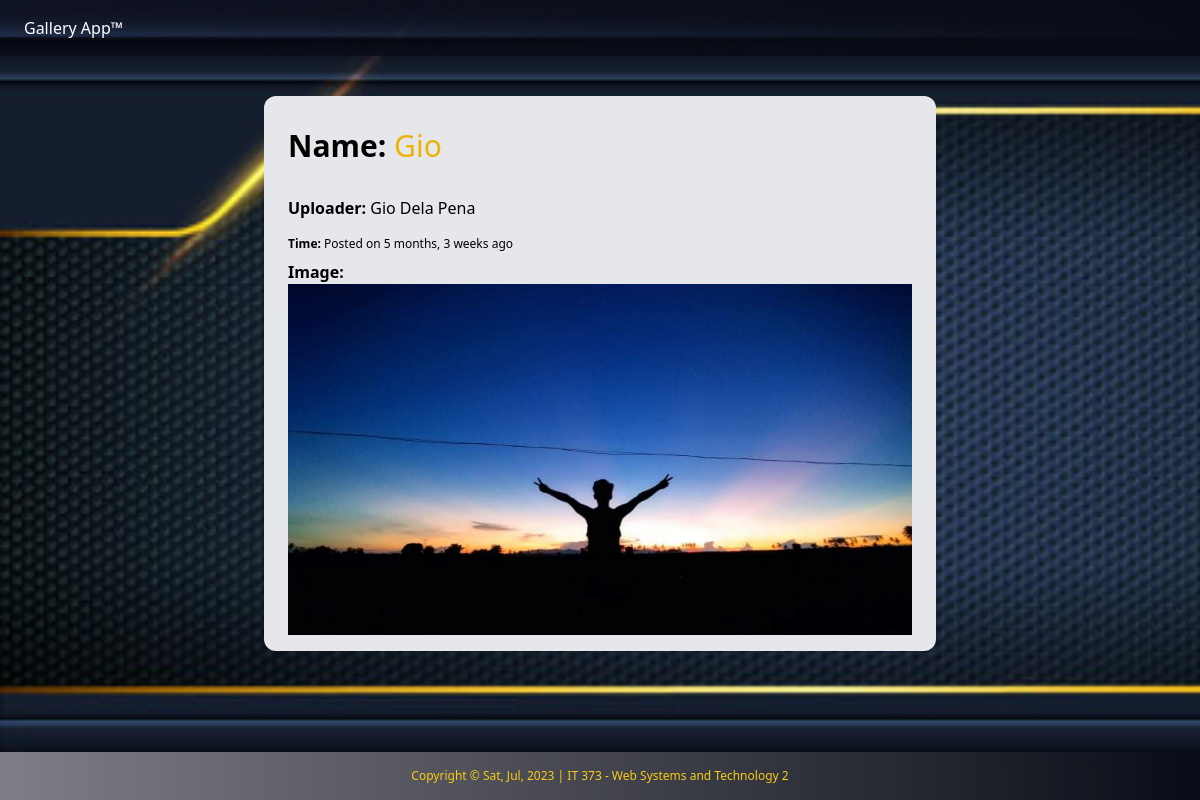
Page /details/3/ on the committed database.
### picture/models.py (models this page shows, shortened)
class Picture(models.Model):
    name = models.CharField(max_length=100)
    uploader = models.CharField(max_length=100)
    image = models.ImageField()
    date_upload = models.DateTimeField(auto_now_add=True)
    class Meta:
        ordering = ('-date_upload',)

### picture/views.py (the view)
# urls.py: path('details/<pk>/', views.details, name='details'),
def details(request, pk):
    picture = Picture.objects.get(id=pk)
    return render(request, 'details.html', {'picture': picture})

### picture/templates/details.html (shortened to what this page needs)
{% extends 'base.html' %}
{% block content %}
    <div class="mx-auto mb-4 max-w-2xl py-4 px-6 rounded-xl bg-gray-200" style="margin-top: 5rem;">
        <h1 class="py-4"><b class="text-3xl">Name: </b><span class="text-3xl text-yellow-500">{{picture.name}}</span></h1>
        <h3 class="py-4"><b>Uploader: </b>{{picture.uploader}}</h3>
        <span class="mb-2 block text-left text-xs text-dark-600"><b>Time: </b>Posted on {{picture.date_upload|timesince}} ago</span>
        <ul>
            <li><b>Image: </b>
                <img
                    src="{{picture.image.url}}"
                    alt="{{picture.name}}"
                    class="max-w-1xl"
                />
            </li>
        </ul>
    </div>
{% endblock %}

### rows in the picture
Picture: name "Gio", uploader "Gio Dela Pena", date_upload "5 months, 3 weeks", image (picture)
